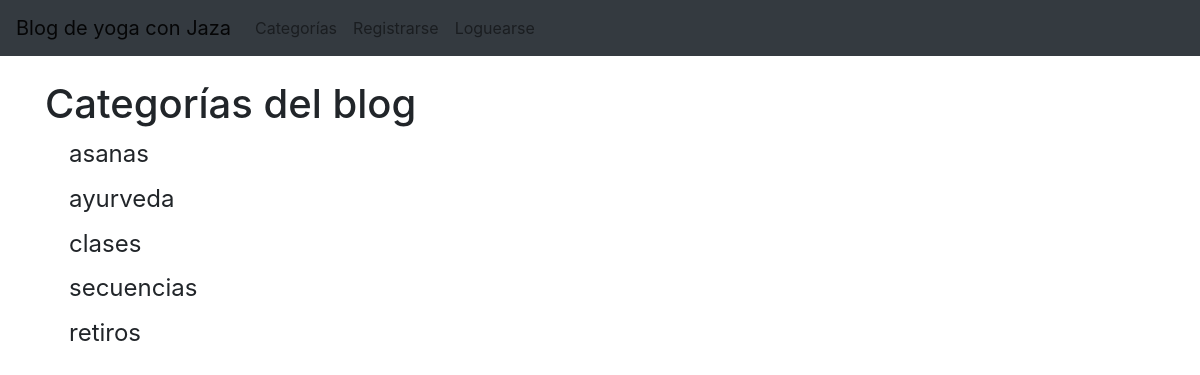
The page /category-list/ on the database its author committed.
### AppBlogYoga/models.py (models this page shows, shortened)
class Category(models.Model):
    nombre=models.CharField(max_length=200)
    def __str__(self):
        return self.nombre

### AppBlogYoga/views.py (the view)
# urls.py: path('category-list/', CategoryListView, name='category-list'),
def CategoryListView(request):
    cat_menu_list=Category.objects.all()
    return render(request, 'category_list.html', {'cat_menu_list':cat_menu_list})

### AppBlogYoga/templates/category_list.html (shortened to what this page needs)
{% extends 'padre.html' %}
{% block content %}
    <h1>Categorías del blog</h1>
        {% for item in cat_menu_list %}
            <h4><a class="dropdown-item" href="{% url 'category' item %}">{{ item }}</a></h4>
        {% endfor %}
{% endblock %}

### rows shown on the page
Category: nombre "asanas"
Category: nombre "ayurveda"
Category: nombre "clases"
Category: nombre "secuencias"
Category: nombre "retiros"
